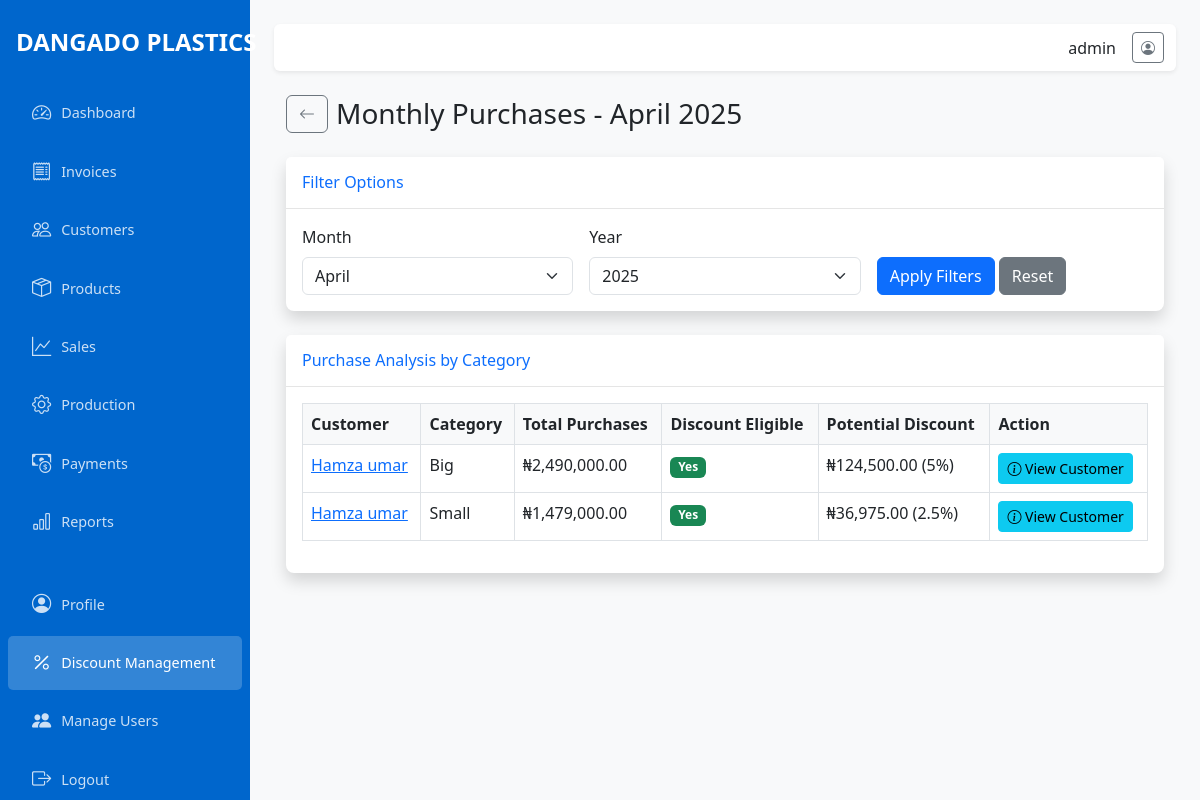
Page /discounts/monthly-purchases (signed in) on the committed database.
### app/models.py (models this page shows, shortened)
class User(UserMixin, db.Model):
    id = db.Column(db.Integer, primary_key=True)
    username = db.Column(db.String(64), unique=True, nullable=False)
    email = db.Column(db.String(120), unique=True, nullable=False)
    password_hash = db.Column(db.String(128), nullable=False)
    is_admin = db.Column(db.Boolean, default=False)
    created_at = db.Column(db.DateTime, default=datetime.utcnow)

class MonthlyPurchase(db.Model):
    id = db.Column(db.Integer, primary_key=True)
    customer_id = db.Column(db.Integer, db.ForeignKey('customer.id'), nullable=False)
    year = db.Column(db.Integer, nullable=False)
    month = db.Column(db.Integer, nullable=False)
    category = db.Column(db.String(50), nullable=False)  # 'Big' or 'Small'
    total_amount = db.Column(db.Float, default=0.0)
    created_at = db.Column(db.DateTime, default=datetime.now)
    updated_at = db.Column(db.DateTime, default=datetime.now, onupdate=datetime.now)
    customer = db.relationship('Customer', backref=db.backref('monthly_purchases', lazy='dynamic'))
    __table_args__ = (
        db.UniqueConstraint('customer_id', 'year', 'month', 'category', name='unique_monthly_purchase'),
    )

class Customer(db.Model):
    id = db.Column(db.Integer, primary_key=True)
    name = db.Column(db.String(100), nullable=False)
    contact = db.Column(db.String(100))
    total_sales = db.Column(db.Float, default=0)
    created_at = db.Column(db.DateTime, default=datetime.utcnow)
    updated_at = db.Column(db.DateTime, default=datetime.utcnow, onupdate=datetime.utcnow)
    invoices = db.relationship('Invoice', backref='customer', lazy=True)
    sales = db.relationship('Sale', backref='customer', lazy=True)

### app/routes/discounts.py (the view)
@discounts.route('/discounts/monthly-purchases')
@login_required
def monthly_purchases():
    if not current_user.is_admin:
        flash('You do not have permission to access this page.', 'danger')
        return redirect(url_for('dashboard.index'))
    year = request.args.get('year', datetime.now().year, type=int)
    month = request.args.get('month', datetime.now().month, type=int)
    customers = Customer.query.all()
    purchases = MonthlyPurchase.query.filter_by(
        year=year,
        month=month
    ).order_by(MonthlyPurchase.total_amount.desc()).all()
    return render_template('discounts/monthly_purchases.html',
                          purchases=purchases,
                          customers=customers,
                          year=year,
                          month=month,
                          month_name=calendar.month_name[month],
                          calendar=calendar,
                          now=datetime.now())  # Add this line

### app/models.py (called while the page is built)
@login_manager.user_loader
def load_user(user_id):
    return User.query.get(int(user_id))

### app/templates/discounts/monthly_purchases.html (shortened to what this page needs)
{% extends 'layout.html' %}
{% block content %}
<div class="container-fluid">
    <div class="d-flex align-items-center mb-4">
        <a href="{{ url_for('discounts.index') }}" class="btn btn-outline-secondary me-2">
            <i class="bi bi-arrow-left"></i>
        </a>
        <h1 class="h3 mb-0">Monthly Purchases - {{ month_name }} {{ year }}</h1>
    </div>
    <div class="card shadow mb-4">
        <div class="card-header py-3">
            <h6 class="m-0 font-weight-bold text-primary">Filter Options</h6>
        </div>
        <div class="card-body">
            <form method="GET" class="row g-3 align-items-end">
                <div class="col-md-4">
                    <label for="month" class="form-label">Month</label>
                    <select class="form-select" id="month" name="month">
                        {% for i in range(1, 13) %}
                        <option value="{{ i }}" {% if i == month %}selected{% endif %}>
                            {{ calendar.month_name[i] }}
                        </option>
                        {% endfor %}
                    </select>
                </div>
                <div class="col-md-4">
                    <label for="year" class="form-label">Year</label>
                    <select class="form-select" id="year" name="year">
                        {% for y in range(2023, now.year+1) %}
                        <option value="{{ y }}" {% if y == year %}selected{% endif %}>
                            {{ y }}
                        </option>
                        {% endfor %}
                    </select>
                </div>
                <div class="col-md-4">
                    <button type="submit" class="btn btn-primary">
                        Apply Filters
                    </button>
                    <a href="{{ url_for('discounts.monthly_purchases') }}" class="btn btn-secondary">
                        Reset
                    </a>
                </div>
            </form>
        </div>
    </div>
    <div class="card shadow mb-4">
        <div class="card-header py-3">
            <h6 class="m-0 font-weight-bold text-primary">Purchase Analysis by Category</h6>
        </div>
        <div class="card-body">
            {% if purchases %}
            <div class="table-responsive">
                <table class="table table-bordered" id="purchasesTable" width="100%" cellspacing="0">
                    <thead>
                        <tr>
                            <th>Customer</th>
                            <th>Category</th>
                            <th>Total Purchases</th>
                            <th>Discount Eligible</th>
                            <th>Potential Discount</th>
                            <th>Action</th>
                        </tr>
                    </thead>
                    <tbody>
                        {% for purchase in purchases %}
                        <tr>
                            <td>
                                <a href="{{ url_for('discounts.customer_discounts', id=purchase.customer.id) }}">
                                    {{ purchase.customer.name }}
                                </a>
                            </td>
                            <td>{{ purchase.category }}</td>
                            <td>₦{{ "{:,.2f}".format(purchase.total_amount) }}</td>
                            <td>
                                {% if purchase.total_amount >= 1000000 %}
                                <span class="badge bg-success">Yes</span>
                                {% else %}
                                <span class="badge bg-secondary">No</span>
                                {% endif %}
                            </td>
                            <td>
                                {% if purchase.total_amount >= 1000000 %}
                                    {% if purchase.category == "Big" %}
                                    ₦{{ "{:,.2f}".format(purchase.total_amount * 0.05) }} (5%)
                                    {% else %}
                                    ₦{{ "{:,.2f}".format(purchase.total_amount * 0.025) }} (2.5%)
                                    {% endif %}
                                {% else %}
                                ₦0.00
                                {% endif %}
                            </td>
                            <td>
                                <a href="{{ url_for('customers.view', id=purchase.customer.id) }}" class="btn btn-sm btn-info">
                                    <i class="bi bi-info-circle"></i> View Customer
                                </a>
                            </td>
                        </tr>
                        {% endfor %}
                    </tbody>
                </table>
            </div>
            {% else %}
            <p class="text-center">No purchase data found for {{ month_name }} {{ year }}.</p>
            {% endif %}
        </div>
    </div>
</div>
{% endblock %}

### app/templates/layout.html (shortened to what this page needs)
<!DOCTYPE html>
<html lang="en">
<head>
    <link href="https://cdn.jsdelivr.net/npm/bootstrap@5.3.0-alpha1/dist/css/bootstrap.min.css" rel="stylesheet">
    <link href="https://cdn.jsdelivr.net/npm/bootstrap-icons@1.11.0/font/bootstrap-icons.css" rel="stylesheet">
</head>
<body>
    <div class="wrapper">
        <nav id="sidebar" class="sidebar">
            <div class="sidebar-header">
                <div class="navbar-brand">DANGADO PLASTICS</div>
            </div>
            <ul class="nav flex-column">
                <li class="nav-item">
                    <a href="{{ url_for('dashboard.index') }}" class="nav-link {% if request.endpoint == 'dashboard.index' %}active{% endif %}">
                        <i class="bi bi-speedometer2"></i> Dashboard
                    </a>
                </li>
                <li class="nav-item">
                    <a href="{{ url_for('invoices.index') }}" class="nav-link {% if 'invoices' in request.endpoint %}active{% endif %}">
                        <i class="bi bi-receipt"></i> Invoices
                    </a>
                </li>
                <li class="nav-item">
                    <a href="{{ url_for('customers.index') }}" class="nav-link {% if 'customers' in request.endpoint %}active{% endif %}">
                        <i class="bi bi-people"></i> Customers
                    </a>
                </li>
                <li class="nav-item">
                    <a href="{{ url_for('products.index') }}" class="nav-link {% if 'products' in request.endpoint %}active{% endif %}">
                        <i class="bi bi-box-seam"></i> Products
                    </a>
                </li>
                <li class="nav-item">
                    <a href="{{ url_for('sales.index') }}" class="nav-link {% if 'sales' in request.endpoint %}active{% endif %}">
                        <i class="bi bi-graph-up"></i> Sales
                    </a>
                </li>
                <li class="nav-item">
                    <a href="{{ url_for('production.index') }}" class="nav-link {% if 'production' in request.endpoint %}active{% endif %}">
                        <i class="bi bi-gear"></i> Production
                    </a>
                </li>
                <li class="nav-item">
                    <a href="{{ url_for('payments.index') }}" class="nav-link {% if 'payments' in request.endpoint %}active{% endif %}">
                        <i class="bi bi-cash-coin"></i> Payments
                    </a>
                </li>
                <li class="nav-item">
                    <a href="{{ url_for('reports.index') }}" class="nav-link {% if 'reports' in request.endpoint %}active{% endif %}">
                        <i class="bi bi-bar-chart"></i> Reports
                    </a>
                </li>
                <li class="nav-item mt-4">
                    <a href="{{ url_for('auth.profile') }}" class="nav-link {% if request.endpoint == 'auth.profile' %}active{% endif %}">
                        <i class="bi bi-person-circle"></i> Profile
                    </a>
                </li>
                {% if current_user.is_admin %}
                <li class="nav-item">
                    <a href="{{ url_for('discounts.index') }}" class="nav-link {% if 'discounts' in request.endpoint %}active{% endif %}">
                        <i class="bi bi-percent"></i> Discount Management
                    </a>
                </li>
                {% endif %}
                {% if current_user.is_admin %}
                <li class="nav-item">
                    <a href="{{ url_for('auth.user_list') }}" class="nav-link {% if request.endpoint == 'auth.user_list' %}active{% endif %}">
                        <i class="bi bi-people-fill"></i> Manage Users
                    </a>
                </li>
                {% endif %}
                <li class="nav-item">
                    <a href="{{ url_for('auth.logout') }}" class="nav-link">
                        <i class="bi bi-box-arrow-right"></i> Logout
                    </a>
                </li>
            </ul>
        </nav>
        <div class="main-content">
            <nav class="navbar navbar-expand-lg navbar-light bg-white shadow-sm mb-4 rounded">
                <div class="container-fluid">
                    <div class="ms-auto d-flex align-items-center">
                        <div class="me-3">
                            {{ current_user.username }}
                        </div>
                        <a href="{{ url_for('auth.profile') }}" class="btn btn-outline-secondary btn-sm">
                            <i class="bi bi-person-circle"></i>
                        </a>
                    </div>
                </div>
            </nav>
            {% block content %}{% endblock %}
        </div>
    </div>
</body>
</html>

### app/templates/layout.html (style rules this page uses)
:root { --primary-color: #0066cc; --secondary-color: #f8f9fa; --sidebar-width: 250px; }
body { font-family: 'Segoe UI', Arial, sans-serif; background-color: #f8f9fa; }
.sidebar { min-width: var(--sidebar-width); width: var(--sidebar-width); background-color: var(--primary-color); min-height: 100vh; position: fixed; transition: all 0.3s; z-index: 999; }
.sidebar .navbar-brand { color: white; padding: 1.5rem 1rem; font-size: 1.5rem; font-weight: bold; }
.sidebar .nav-link { color: rgba(255, 255, 255, 0.8); padding: 0.8rem 1.5rem; font-size: 0.9rem; display: flex; align-items: center; border-radius: 5px; margin: 2px 8px; }
.sidebar .nav-link.active { color: white; background-color: rgba(255, 255, 255, 0.2); }
.sidebar .nav-link i { margin-right: 10px; font-size: 1.2rem; }
.main-content { margin-left: var(--sidebar-width); padding: 1.5rem; transition: all 0.3s; }
.card { border: none; border-radius: 0.5rem; box-shadow: 0 0.125rem 0.25rem rgba(0, 0, 0, 0.075); margin-bottom: 1.5rem; }
.card-header { background-color: white; border-bottom: 1px solid rgba(0, 0, 0, 0.1); padding: 1rem; font-weight: 600; }
.table th { font-weight: 600; background-color: #f8f9fa; }

### rows in the picture
User: username "admin"
MonthlyPurchase: customer.name "Hamza umar", category "Big", total_amount "2,490,000.00", shows "Yes", purchase.total_amount*0.05 "124,500.00"
MonthlyPurchase: customer.name "Hamza umar", category "Small", total_amount "1,479,000.00", shows "Yes", purchase.total_amount*0.025 "36,975.00"

### other values in the picture
{{ month_name }} "April"
{{ year }} "2025"
form field month "April"
form field year "2025"
